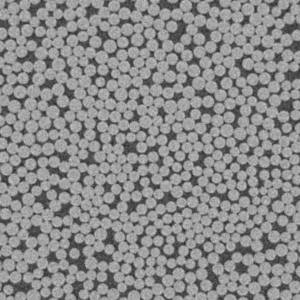
#> input picture EXAMS/2023/data/fiber.png, 300 x 300 px
$ jupyter execute 2023_ex_3.ipynb   (shell and % lines are left out)
#> lines starting #> are read from the running program, lines starting #| are printed output that depends on the picture
[cell 1]
import numpy as np
import matplotlib.pyplot as plt
import scipy.ndimage
import skimage.io

def gaussians(s):
    """
    Generate Gaussian and its derivatives for scale s.
    Returns g, dg, ddg (0th, 1st, 2nd derivatives)
    """
    x = np.arange(-np.ceil(4*s), np.ceil(4*s)+1)
    x = np.reshape(x, (-1,1))
    g = 1/(s*np.sqrt(2*np.pi))*np.exp(-x**2/(2*s**2))
    dg = -x/(s**2)*g
    ddg = -x/(s**2)*dg - 1/(s**2)*g
    return g, dg, ddg

def get_local_extrema_2D(L):
    """
    Find local extrema using 8-neighbor comparison.

    For each pixel, count how many of its 8 neighbors it's greater than:
    - If count = 8: local maximum (dark blob)
    - If count = 0: local minimum (bright blob)
    """
    r, c = L.shape
    ct_im = np.zeros((r, c))

    # Compare with all 8 neighbors
    for i in range(-1, 2):
        for j in range(-1, 2):
            if i == 0 and j == 0:  # Skip center pixel
                continue
            to_row = r - 1 + i
            to_col = c - 1 + j
            # Count how many neighbors current pixel is greater than
            ct_im[1:-1, 1:-1] += (L[1:-1, 1:-1] > L[1+i:to_row, 1+j:to_col])

    # Find coordinates of extrema
    coord_dark = np.where(ct_im[1:-1, 1:-1] == 8)    # Local maxima
    coord_bright = np.where(ct_im[1:-1, 1:-1] == 0)  # Local minima

    return coord_dark, coord_bright

def detect_blobs_teacher_method(image_path, scale_sigma=3):
    """
    Blob detection using teacher's method with Laplacian of Gaussian.

    Parameters:
    -----------
    image_path : str
        Path to image file
    scale_sigma : float
        Gaussian scale parameter (σ = 3 corresponds to t = σ² = 9)
    """
#> called with image_path = 'data/fiber.png', scale_sigma = 3

    # Read image
    im = skimage.io.imread(image_path).astype(float)
#> im: shape (300, 300) float64; min 40, max 199, mean 139.4
    if len(im.shape) == 3:
        im = np.mean(im, axis=2)  # Convert to grayscale if needed

    print(f"Image shape: {im.shape}")
#| Image shape: (300, 300)
    print(f"Using Gaussian scale σ = {scale_sigma} (t = σ² = {scale_sigma**2})")

    # Generate Gaussian kernels
    s = scale_sigma
    g, dg, ddg = gaussians(s)

    print(f"Gaussian kernel size: {g.shape[0]} pixels")

    # Compute Laplacian of Gaussian using separable filters
    # L = ∂²/∂x² + ∂²/∂y²
    Lxx = scipy.ndimage.convolve(scipy.ndimage.convolve(im, ddg), g.T)
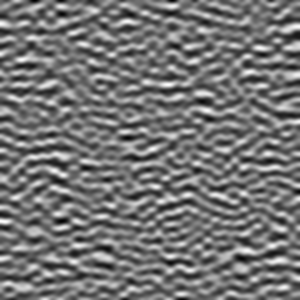
#> Lxx: shape (300, 300) float64; min -3.67, max 4.28, mean -0.00818; drawn with min black and max white
    Lyy = scipy.ndimage.convolve(scipy.ndimage.convolve(im, ddg.T), g)
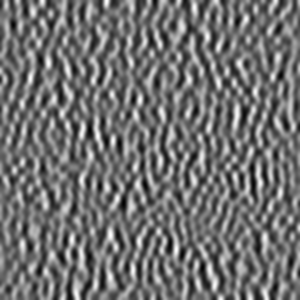
#> Lyy: shape (300, 300) float64; min -3.33, max 4.15, mean -0.00818; drawn with min black and max white
    L = Lxx + Lyy
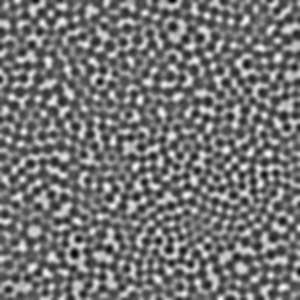
#> L: shape (300, 300) float64; min -5.72, max 6.6, mean -0.0164; drawn with min black and max white

    print(f"LoG response range: [{L.min():.3f}, {L.max():.3f}]")
#| LoG response range: [-5.721, 6.597]

    # Find local extrema
    coord_dark, coord_bright = get_local_extrema_2D(L)
#> after the loop in get_local_extrema_2D, `for i in range(-1, 2):`:
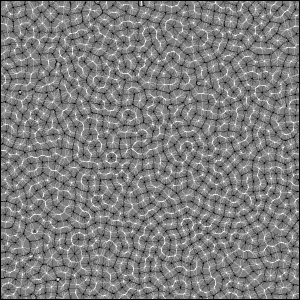
#> ct_im: shape (300, 300) float64; min 0, max 8, mean 3.95; drawn with min black and max white
#> in get_local_extrema_2D, `coord_dark = np.where(ct_im[1:-1, 1:-1] == 8)`: coord_dark = 672 positions, rows 0 to 296, columns 2 to 296
#> in get_local_extrema_2D, `coord_bright = np.where(ct_im[1:-1, 1:-1] == 0)`: coord_bright = 633 positions, rows 1 to 295, columns 0 to 297
#> coord_dark = 672 positions, rows 0 to 296, columns 2 to 296; coord_bright = 633 positions, rows 1 to 295, columns 0 to 297

    # Print results
    n_dark = len(coord_dark[0])
#> n_dark = 672
    n_bright = len(coord_bright[0])
#> n_bright = 633
    print(f"\nResults:")
    print(f"Dark blobs (local maxima): {n_dark}")
#| Dark blobs (local maxima): 672
    print(f"Bright blobs (local minima): {n_bright}")
#| Bright blobs (local minima): 633
    print(f"Total blobs: {n_dark + n_bright}")
#| Total blobs: 1305

    # Visualization
    fig, axes = plt.subplots(1, 3, figsize=(18, 6))

    # Original image
    axes[0].imshow(im, cmap='gray')
    axes[0].set_title('Original CT Scan')
    axes[0].axis('off')

    # Laplacian of Gaussian response
    axes[1].imshow(L, cmap='RdBu_r')
    axes[1].set_title(f'Laplacian of Gaussian (σ={s})')
    axes[1].axis('off')

    # Detected blobs
    axes[2].imshow(im, cmap='gray')
    axes[2].plot(coord_dark[1], coord_dark[0], '.r', markersize=8, label=f'Dark blobs ({n_dark})')
    axes[2].plot(coord_bright[1], coord_bright[0], '.b', markersize=8, label=f'Bright blobs ({n_bright})')
    axes[2].set_title(f'Detected Blobs\nTotal: {n_dark + n_bright}')
    axes[2].legend()
    axes[2].axis('off')

    plt.tight_layout()
    plt.show()
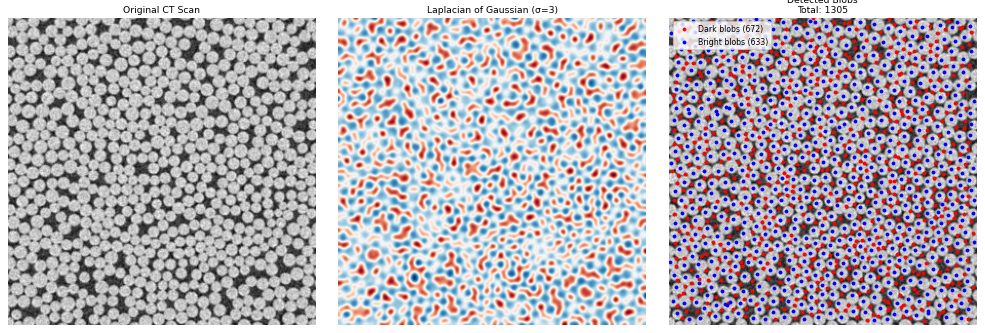
#> figure drawn by matplotlib, 3 panels

    return coord_dark, coord_bright, L, im

def demonstrate_extrema_detection():
    """
    Demonstrate how the 8-neighbor extrema detection works.
    """
    print("How 8-neighbor extrema detection works:")
    print("=" * 50)
    print("For each pixel, count how many of its 8 neighbors it's greater than:")
    print("  - Count = 8: Local maximum (pixel > all 8 neighbors)")
    print("  - Count = 0: Local minimum (pixel < all 8 neighbors)")
    print("  - Count = 1-7: Neither maximum nor minimum")
    print()

    # Simple example
    example = np.array([
        [1, 2, 1],
        [2, 5, 2],  # Center pixel = 5 (maximum)
        [1, 2, 1]
    ])

    print("Example 3x3 patch:")
    print(example)
    print("Center pixel (5) > all 8 neighbors → Local maximum")
    print()

# Main execution
if __name__ == "__main__":
    print("Blob Detection - Teacher's Method")
    print("=" * 40)

    # Show how the algorithm works
    demonstrate_extrema_detection()

    try:
        # Run blob detection
        coord_dark, coord_bright, L, im = detect_blobs_teacher_method('data/fiber.png', scale_sigma=3)
#> coord_dark = 672 positions, rows 0 to 296, columns 2 to 296; coord_bright = 633 positions, rows 1 to 295, columns 0 to 297

        # Additional analysis
        print(f"\nFirst 5 dark blob coordinates:")
        for i in range(min(5, len(coord_dark[0]))):
            r, c = coord_dark[0][i], coord_dark[1][i]
            print(f"  {i+1}: row={r}, col={c}, LoG_value={L[r,c]:.4f}")
#> this loop made 5 passes
#> (r, c) on passes 1 to 5: (0, 140), (1, 105), (1, 214), (3, 41), (3, 122)
#|   1: row=0, col=140, LoG_value=-1.8393
#|   2: row=1, col=105, LoG_value=4.3164
#|   3: row=1, col=214, LoG_value=3.5633
#|   4: row=3, col=41, LoG_value=4.3099
#|   5: row=3, col=122, LoG_value=2.2316

        print(f"\nFirst 5 bright blob coordinates:")
        for i in range(min(5, len(coord_bright[0]))):
            r, c = coord_bright[0][i], coord_bright[1][i]
            print(f"  {i+1}: row={r}, col={c}, LoG_value={L[r,c]:.4f}")
#> this loop made 5 passes
#> (r, c) on passes 1 to 5: (1, 84), (2, 69), (3, 23), (3, 97), (3, 137)
#|   1: row=1, col=84, LoG_value=-1.8081
#|   2: row=2, col=69, LoG_value=-2.0639
#|   3: row=3, col=23, LoG_value=-2.3267
#|   4: row=3, col=97, LoG_value=-2.5197
#|   5: row=3, col=137, LoG_value=-2.1948

    except FileNotFoundError:
        print("Error: 'fiber.png' not found!")
        print("Please make sure the image file is in the current directory.")
    except Exception as e:
        print(f"Error: {e}")

# Note about scale relationship:
print(f"\nNote: σ = 3 corresponds to scale t = σ² = 9")
print("This matches the requirement to detect blobs at scale t = 9")

[cell 2]
from skimage import io
import numpy as np
import matplotlib.pyplot as plt
import numpy as np
import matplotlib.pyplot as plt
import skimage
from scipy.ndimage import convolve
from scipy.ndimage import gaussian_filter1d, gaussian_filter, gaussian_gradient_magnitude
import numpy as np
import matplotlib.pyplot as plt
from scipy.ndimage import convolve
from skimage.io import imread

im = io.imread('data/fiber.png', as_gray=True).astype(np.float64)


# visualize the image
fig, ax = plt.subplots(1, 1, figsize=(10, 5))
ax.imshow(im, cmap='gray')
ax.set_title('Original Image')
ax.axis('off')
plt.tight_layout()
plt.show()

[cell 3]
import numpy as np
import scipy.ndimage
import skimage.io

# Read image
im = skimage.io.imread('data/fiber.png').astype(float)

# Gaussian kernels (σ=3 for t=9)
s = 3
x = np.arange(-np.ceil(4*s), np.ceil(4*s)+1).reshape(-1,1)
g = np.exp(-x**2/(2*s**2)) / (s*np.sqrt(2*np.pi))
ddg = (x**2/s**4 - 1/s**2) * g

# Laplacian of Gaussian
Lxx = scipy.ndimage.convolve(scipy.ndimage.convolve(im, ddg), g.T)
Lyy = scipy.ndimage.convolve(scipy.ndimage.convolve(im, ddg.T), g)
L = Lxx + Lyy

# Find extrema
r, c = L.shape
#> r = 300; c = 300
ct = np.zeros((r,c))
for i in range(-1,2):
    for j in range(-1,2):
        if i or j: ct[1:-1,1:-1] += L[1:-1,1:-1] > L[1+i:r-1+i,1+j:c-1+j]

dark = np.where(ct[1:-1,1:-1]==8)
#> dark = 672 positions, rows 0 to 296, columns 2 to 296
bright = np.where(ct[1:-1,1:-1]==0)
#> bright = 633 positions, rows 1 to 295, columns 0 to 297

print(f"Dark blobs: {len(dark[0])}")
#| Dark blobs: 672
print(f"Bright blobs: {len(bright[0])}")
#| Bright blobs: 633
print(f"Total: {len(dark[0]) + len(bright[0])}")
#| Total: 1305

$ run again, with EXAMS/2023/data/lines.png copied over EXAMS/2023/data/fiber.png
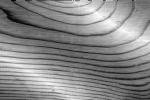
#> input picture EXAMS/2023/data/lines.png, 150 x 100 px
#| Image shape: (100, 150)
#| LoG response range: [-3.180, 4.127]
#> after the loop in get_local_extrema_2D, `for i in range(-1, 2):`:
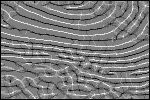
#> ct_im: shape (100, 150) float64; min 0, max 8, mean 3.86; drawn with min black and max white
#> in get_local_extrema_2D, `coord_dark = np.where(ct_im[1:-1, 1:-1] == 8)`: coord_dark = 120 positions, rows 4 to 96, columns 2 to 144
#> in get_local_extrema_2D, `coord_bright = np.where(ct_im[1:-1, 1:-1] == 0)`: coord_bright = 118 positions, rows 3 to 93, columns 3 to 144
#> in detect_blobs_teacher_method, `coord_dark, coord_bright = get_local_extrema_2D(L)`: coord_dark = 120 positions, rows 4 to 96, columns 2 to 144; coord_bright = 118 positions, rows 3 to 93, columns 3 to 144
#> n_dark = 120
#> n_bright = 118
#| Dark blobs (local maxima): 120
#| Bright blobs (local minima): 118
#| Total blobs: 238
#> in detect_blobs_teacher_method, `plt.show()`:
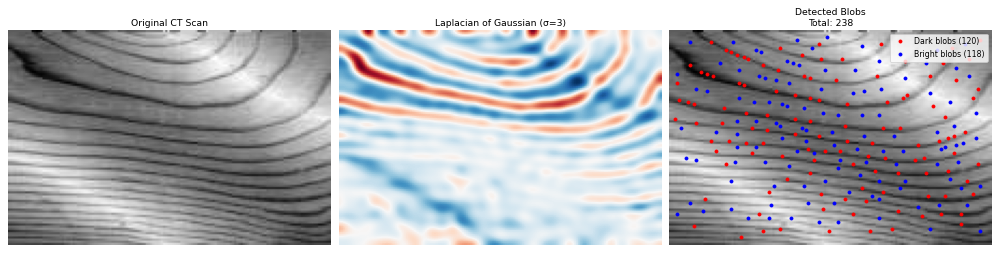
#> figure drawn by matplotlib, 3 panels
#> `coord_dark, coord_bright, L, im = detect_blobs_teacher_method('data/fi..`: coord_dark = 120 positions, rows 4 to 96, columns 2 to 144; coord_bright = 118 positions, rows 3 to 93, columns 3 to 144
#> the loop `for i in range(min(5, len(coord_dark[0]))):` made 5 passes
#> (r, c) on passes 1 to 5: (4, 144), (5, 19), (6, 69), (6, 98), (8, 51)
#> (printed output is left out)
#> the loop `for i in range(min(5, len(coord_bright[0]))):` made 5 passes
#> (r, c) on passes 1 to 5: (3, 73), (4, 59), (5, 9), (5, 29), (6, 137)
#> (printed output is left out)
#> dark = 120 positions, rows 4 to 96, columns 2 to 144
#> bright = 118 positions, rows 3 to 93, columns 3 to 144
#| Dark blobs: 120
#| Bright blobs: 118
#| Total: 238
